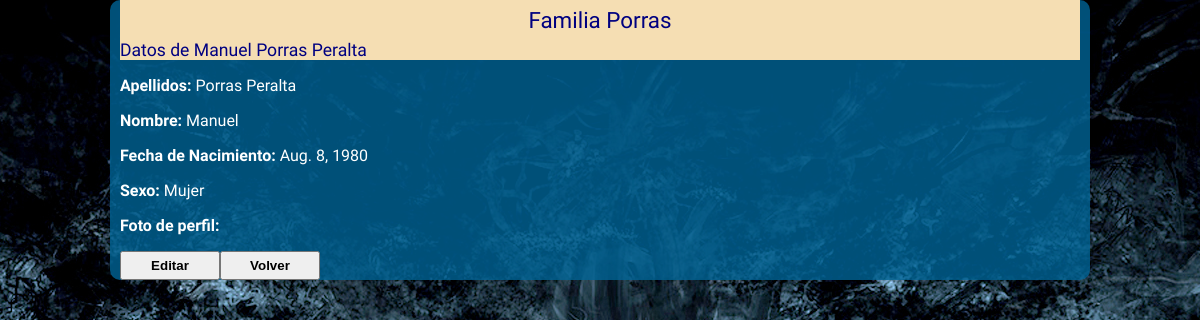
The page /family/member/1/ on the database as committed earlier.
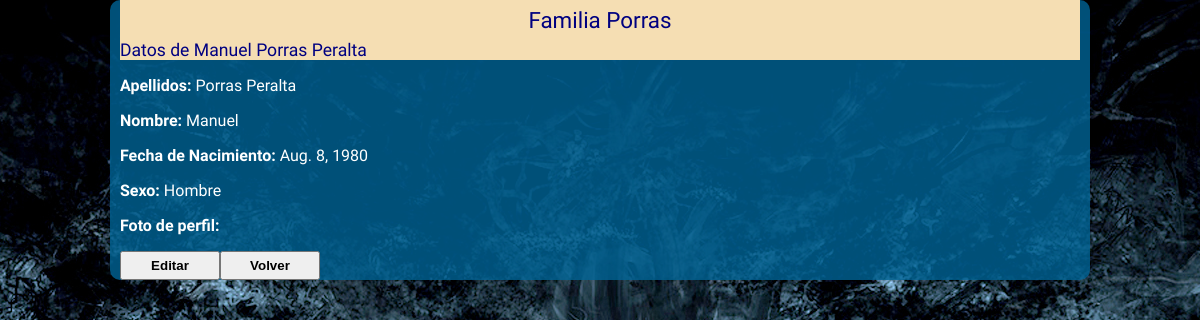
The same page on the database as committed later.
### family/models.py (models this page shows, shortened)
class Family(models.Model):
	family_name = models.CharField('Apellido familiar',max_length=100) #Apellido familiar
	family_count = models.IntegerField('Número de miembros',default=0) #Número de componentes de la familia
	family_id = models.CharField(max_length=24) #Id personal de la familia

class Member(models.Model):
	member_family_id = models.ForeignKey(Family) #Clave ajena que une al miembro de la familia con su familia
	member_name = models.CharField(verbose_name='Nombre',max_length=100) #Nombre del miembro de la familia
	member_surname = models.CharField(verbose_name='Apellidos',max_length=100) #Apellido o Apellidos del miembro de la familia
	member_sex = models.CharField(verbose_name='Sexo',choices=(('Hombre','Hombre'),('Mujer','Mujer'),('No especificado','No especificado')),max_length=20) #Sexo del miembro de la familia
	member_birth = models.DateField('Fecha de nacimiento',help_text='Fecha en este formato <em>YYYY-MM-DD</em>') #Fecha de nacimiento
	member_rip = models.DateField('Fecha de fallecimiento',null=True,blank=True) #Fecha de defunción
	member_profile_image = models.ImageField('Foto de perfil',null=True,blank=True) #Imagen de perfil del miembro de la familia
	member_partner_id = models.IntegerField(default=0) #ID del cónyuge que sirve de enlace a una nueva familia
	member_email = models.EmailField('E-Mail',null=True,blank=True) #Correo electrónico de contacto

### family/views.py (the view)
# urls.py: url(r'^member/(?P<mem_id>[0-9])+/$', views.reqMember, name='member'),
def reqMember(request, mem_id):
	member_data = get_object_or_404(Member, pk=mem_id)
	fam_id = member_data.member_family_id.id
	family_data = get_object_or_404(Family, pk=fam_id)
	context = {'member_data':member_data,'family_data':family_data}
	return render(request, 'family/viewFamMember.html',context)

### family/templates/family/viewFamMember.html (shortened to what this page needs)
{% load staticfiles %}
<head>
	<link rel="stylesheet" type="text/css" href="{% static 'family/style.css' %}" />
</head>
<div class="cuerpo_seccion">
<div class="titulo_seccion">Familia {{ family_data.family_name }}</div>
<div class="titulo_miembro">Datos de {{ member_data.member_name }} {{ member_data.member_surname }}</div>
<p><b>Apellidos:</b> {{ member_data.member_surname }}</p>
<p><b>Nombre:</b> {{ member_data.member_name }}</p>
<p><b>Fecha de Nacimiento:</b> {{ member_data.member_birth }}</p>
<p><b>Sexo:</b> {{ member_data.member_sex }}</p>
<p><b>Foto de perfil:</b>
</p>
<input type="submit" onclick="location.href='/family/member/{{ member_data.id }}/edit/'" value="Editar"><input type="button" onclick="location.href='/family/{{ family_data.id }}/'" value="Volver"/>
</div>

### family/static/family/style.css (style rules this page uses)
input[type="button"],input[type="submit"],button { padding: 5px; width: auto; min-width: 100px; font-weight: bold; }
.titulo_seccion { background-color: wheat; line-height: 40px; width: 100%; color: navy; left: 0; top: 0; margin: 0; padding: 0; text-align: center; font-size: 140%; }
.cuerpo_seccion { background-color: rgba(0,100,150,0.8); width: 80%; min-width: 500px; left: 0; top: 0; margin: auto; padding-left: 10px; padding-right: 10px; padding-bottom: 0.1px; border-radius: 10px 10px 10px 10px; -moz-border-radius: 10px 10px 10px 10px; -webkit-border-radius: 10px 10px 10px 10px; border: 0px; border-collapse: collapse; }
.titulo_miembro { background-color: wheat; color: navy; font-size: 110%; }

Rows that differ between the two databases and show on the page:
changed Member "Manuel": member_sex "Mujer" → "Hombre"
